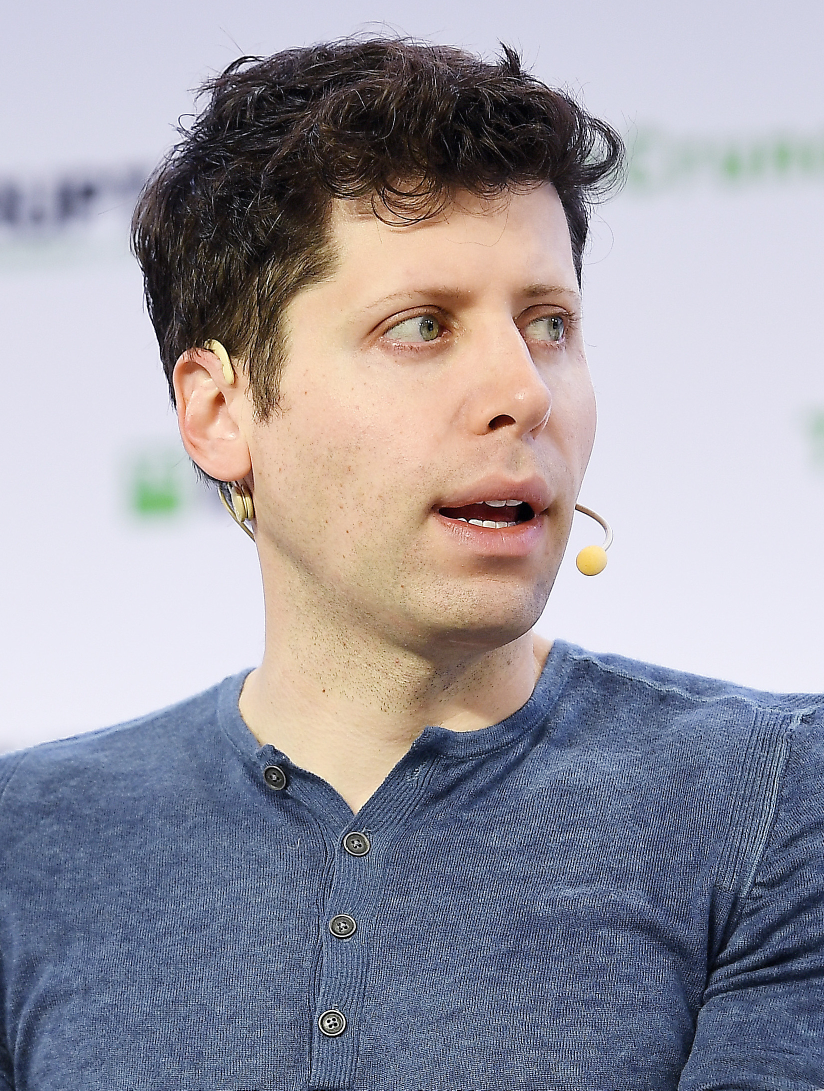
#> input picture tools/asset_refs/altman.jpg, 1648 x 2181 px (shown at 1/2 size)
$ python -i normalize_sprite.py   (imports and definitions only)
#> lines starting #> are read from the running program, lines starting #| are printed output that depends on the picture
#!/usr/bin/env python3
"""
统一所有 character sprite 的"人物 bbox 高度":
  - 检测 alpha 非透明区域的 bbox
  - 按 bbox 高度缩放到 cell 高的指定 ratio (默认 88%)
  - 在新 cell 里水平居中、底部对齐到 cell 底（保留 bottom_padding）

这样 Fighter 用 anchor (0.5, 1) + 统一 scale 时，所有动作的人物
看起来高度一致、脚底位置一致，不会出现 idle 巨人 / walk 矮子的脱节。

用法:
    python tools/normalize_sprite.py --dir public/sprites/altman
    python tools/normalize_sprite.py --dir public/sprites/dario
"""

import argparse
import sys
from pathlib import Path
from PIL import Image


def normalize(
    src: Path,
    dst: Path,
    cell_size: int = 1024,
    target_height_ratio: float = 0.88,
    bottom_padding: int = 24,
) -> tuple[int, int, int, int]:
    """返回 (orig_h, new_h, scale_pct, bbox_y_offset)"""
#> called with src = 'asset_refs/altman.jpg', dst = 'out.png', cell_size = 1024, target_height_ratio = 0.88, bottom_padding = 24
    img = Image.open(src).convert('RGBA')
    if img.size != (cell_size, cell_size):
        # 不强制 cell_size，但记录
        cell_w, cell_h = img.size
#> cell_w = 1648; cell_h = 2181
    else:
        cell_w, cell_h = cell_size, cell_size

    bbox = img.getbbox()
#> bbox = (0, 0, 1648, 2181)
    if not bbox:
        # 全透明，跳过
        img.save(dst)
        return (0, 0, 100, 0)

    left, top, right, bottom = bbox
#> left = 0; top = 0; right = 1648; bottom = 2181
    crop_w = right - left
#> crop_w = 1648
    crop_h = bottom - top
#> crop_h = 2181
    crop = img.crop(bbox)

    target_h = int(cell_h * target_height_ratio)
#> target_h = 1919
    scale = target_h / crop_h
#> scale = 0.88
    new_w = max(1, round(crop_w * scale))
#> new_w = 1450
    new_h = max(1, round(crop_h * scale))
#> new_h = 1919
    resized = crop.resize((new_w, new_h), Image.Resampling.LANCZOS)

    out = Image.new('RGBA', (cell_w, cell_h), (0, 0, 0, 0))
#> out: PIL image 1648x2181 RGBA; every value is 0
    x = (cell_w - new_w) // 2
#> x = 99
    y = cell_h - new_h - bottom_padding
#> y = 238
    if y < 0:
        y = 0
    out.alpha_composite(resized, (x, y))
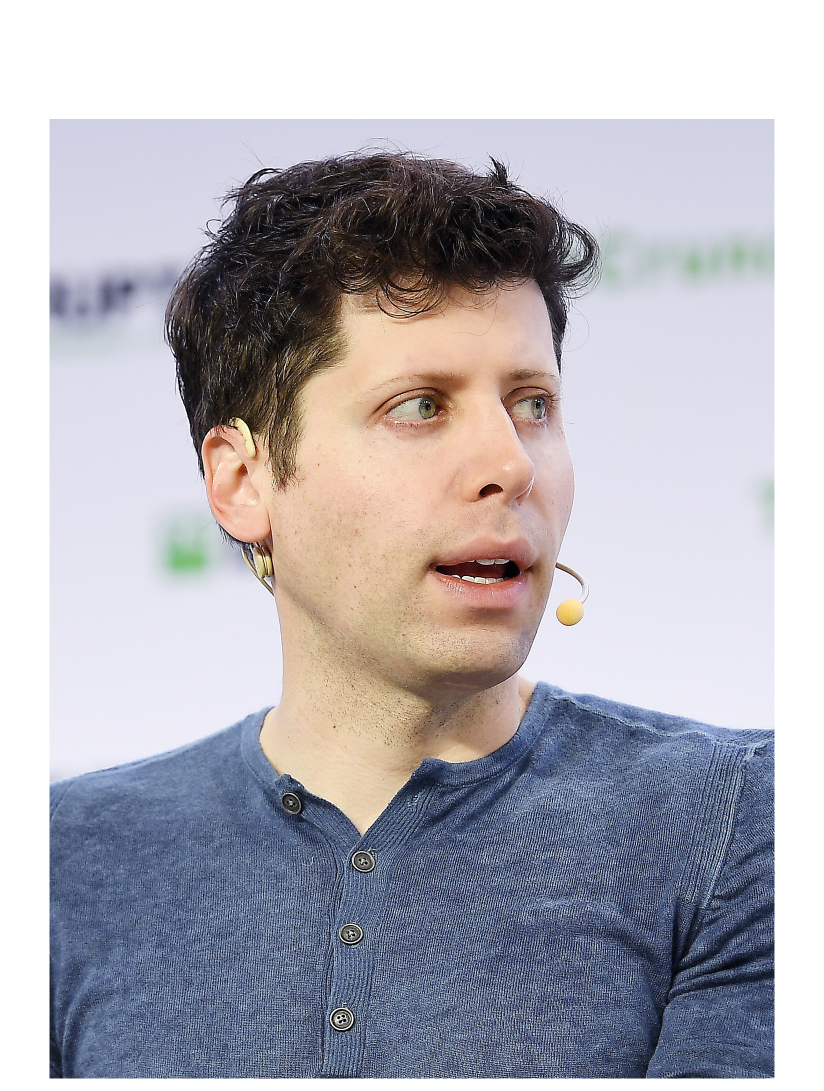
#> out: PIL image 1648x2181 RGBA (shown at 1/2 size); mean R, G, B, A 120.2, 118.2, 125.8, 197.4; transparent parts drawn white
    out.save(dst)
    return (crop_h, new_h, int(scale * 100), top)


# [48 lines left out: function main, not called in this run]


# [2 lines not run here, left out]

>>> result = normalize('asset_refs/altman.jpg', 'out.png')
#> result = (2181, 1919, 87, 0)
